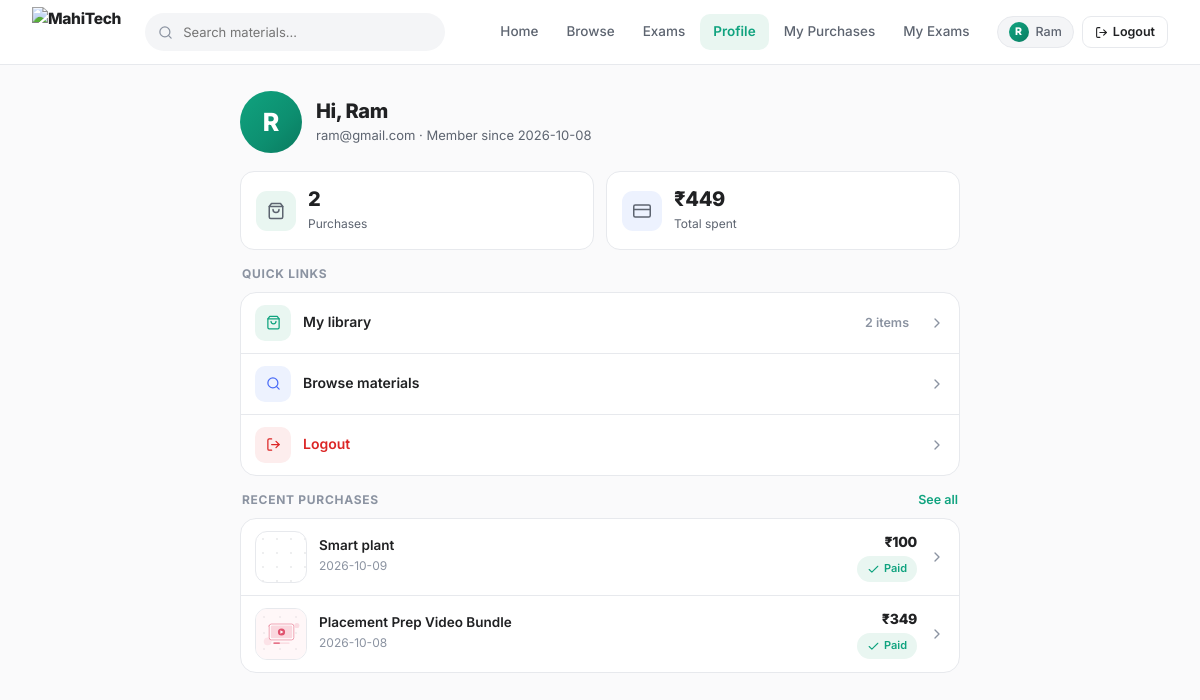
Screenshot of /profile (signed in) with the database file from the repository.
### tables this page shows
CREATE TABLE users (
    id          INTEGER PRIMARY KEY AUTOINCREMENT,
    username    TEXT    UNIQUE NOT NULL,
    email       TEXT    UNIQUE NOT NULL,
    password    TEXT    NOT NULL,
    created_at  TEXT    DEFAULT (datetime('now', 'localtime'))
);

CREATE TABLE purchases (
    id            INTEGER PRIMARY KEY AUTOINCREMENT,
    user_id       INTEGER NOT NULL REFERENCES users(id)    ON DELETE CASCADE,
    product_id    INTEGER          REFERENCES products(id) ON DELETE SET NULL,
    product_title TEXT    NOT NULL DEFAULT '',
    amount        REAL    NOT NULL DEFAULT 0,
    payment_id    TEXT,
    order_id      TEXT,
    status        TEXT    NOT NULL DEFAULT 'paid',
    created_at    TEXT    DEFAULT (datetime('now', 'localtime'))
);

### app.py (the view)
@app.route("/profile")
@login_required
def profile():
    user = models.get_user_by_id(session["user_id"])
    purchases = models.get_user_purchases(session["user_id"])
    return render_template("profile.html", user=user, purchases=purchases,
                           total_spent=sum(p["amount"] for p in purchases))

### app.py (called while the page is built)
def is_admin():
    return bool(session.get("is_admin"))

def login_required(f):
    @wraps(f)
    def wrapper(*args, **kwargs):
        if is_admin() and not session.get("user_id"):
            flash("You are logged in as admin — manage the store from the Admin panel.", "info")
            return redirect(url_for("admin_profile"))
        if not session.get("user_id"):
            flash("Please log in to continue.", "error")
            return redirect(url_for("login", next=request.path))
        return f(*args, **kwargs)
    return wrapper

@app.template_filter("thumb_url")
def thumb_url(value):
    if not value:
        return ""
    if value.startswith("http"):
        if "/image/upload/" in value and "f_auto" not in value:
            return value.replace("/image/upload/", "/image/upload/f_auto,q_auto/")
        return value
    return url_for("static", filename=f"uploads/thumbnails/{value}")

@app.context_processor
def inject_globals():
    return {
        "categories": Config.CATEGORIES,
        "is_admin": is_admin(),
        "demo_mode": Config.DEMO_MODE,
    }

@app.template_filter("inr")
def inr(value):
    try:
        v = float(value)
    except (TypeError, ValueError):
        return value
    return f"{int(v):,}" if v == int(v) else f"{v:,.2f}"

### models.py (called while the page is built)
def get_db():
    conn = sqlite3.connect(Config.DATABASE)
    conn.row_factory = sqlite3.Row
    conn.execute("PRAGMA foreign_keys = ON")
    return conn

def get_user_by_id(user_id):
    conn = get_db()
    row = conn.execute("SELECT * FROM users WHERE id = ?", (user_id,)).fetchone()
    conn.close()
    return row

def get_user_purchases(user_id):
    conn = get_db()
    rows = conn.execute(
        """SELECT pu.*, pr.category, pr.content_type, pr.thumbnail
           FROM purchases pu LEFT JOIN products pr ON pr.id = pu.product_id
           WHERE pu.user_id = ? ORDER BY pu.id DESC""", (user_id,)).fetchall()
    conn.close()
    return rows

### templates/profile.html (shortened to what this page needs)
{% extends 'base.html' %}
{% from '_art.html' import media %}
{% block content %}
<div class="container">
  <div class="acct">
    <div class="profile">
      <span class="avatar">{{ (session.get('user_name') or 'U')[:1]|upper }}</span>
      <div>
        <h1>Hi, {{ session.get('user_name') }}</h1>
        <p>{{ user.email if user else 'Your learning overview' }}
           {% if user and user.created_at %} · Member since {{ user.created_at[:10] }}{% endif %}</p>
      </div>
    </div>
    <div class="stats">
      <div class="stat">
        <span class="stat-ic t-green"><svg class="ic"><use href="#i-bag"></use></svg></span>
        <div><b>{{ purchases|length }}</b><span>Purchases</span></div>
      </div>
      <div class="stat">
        <span class="stat-ic t-blue"><svg class="ic"><use href="#i-card"></use></svg></span>
        <div><b>₹{{ total_spent|inr }}</b><span>Total spent</span></div>
      </div>
    </div>
    <div class="list-title">Quick links</div>
    <div class="menu">
      <a href="{{ url_for('my_purchases') }}">
        <span class="mi t-green"><svg class="ic ic-s"><use href="#i-bag"></use></svg></span>
        <span class="lbl">My library</span>
        <span class="menu-val">{{ purchases|length }} item{{ 's' if purchases|length != 1 else '' }}</span>
        <svg class="ic go"><use href="#i-chevron-r"></use></svg>
      </a>
      <a href="{{ url_for('browse') }}">
        <span class="mi t-blue"><svg class="ic ic-s"><use href="#i-search"></use></svg></span>
        <span class="lbl">Browse materials</span>
        <svg class="ic go"><use href="#i-chevron-r"></use></svg>
      </a>
      <a href="{{ url_for('logout') }}" class="danger">
        <span class="mi" style="background:var(--error-soft);color:var(--error)"><svg class="ic ic-s"><use href="#i-logout"></use></svg></span>
        <span class="lbl">Logout</span>
        <svg class="ic go"><use href="#i-chevron-r"></use></svg>
      </a>
    </div>
    <div class="list-title">
      <span>Recent purchases</span>
      {% if purchases %}<a href="{{ url_for('my_purchases') }}">See all</a>{% endif %}
    </div>
    {% if purchases %}
      <div class="menu">
        {% for p in purchases[:6] %}
          <a class="row-item" href="{{ url_for('product', product_id=p.product_id) if p.product_id else '#' }}">
            <span class="row-art">{{ media(p) }}</span>
            <span class="row-main">
              <b>{{ p.product_title }}</b>
              <small>{{ p.created_at[:10] }}</small>
            </span>
            <span class="row-end">
              <b>₹{{ p.amount|inr }}</b>
              {% if p.product_id %}<span class="badge badge-green"><svg class="ic ic-xs"><use href="#i-check"></use></svg>Paid</span>
              {% else %}<span class="badge badge-amber">Removed</span>{% endif %}
            </span>
            <svg class="ic go"><use href="#i-chevron-r"></use></svg>
          </a>
        {% endfor %}
      </div>
    {% else %}
      <div class="empty">
        <svg class="empty-art" viewBox="0 0 160 110"><use href="#v-empty"></use></svg>
        <p>No purchases yet — explore the catalog to get started.</p>
        <a class="btn btn-p btn-sm" href="{{ url_for('browse') }}">Browse materials</a>
      </div>
    {% endif %}
  </div>
</div>
{% endblock %}

### templates/base.html (shortened to what this page needs)
<!DOCTYPE html>
<html lang="en">
<head>
</head>
<body>
{% include 'navbar.html' %}
<main>{% block content %}{% endblock %}</main>
</body>
</html>

### templates/_art.html (shortened to what this page needs)
{% macro media(p, zoom=False) -%}
  {%- if p.thumbnail -%}
    <img class="pm-img{% if zoom %} zoomable{% endif %}"
         src="{{ p.thumbnail|thumb_url }}"
         alt="{{ p.title }}" decoding="async"
         {% if zoom %}data-full="{{ p.thumbnail|thumb_url }}"{% endif %}
         onerror="this.style.display='none';if(this.parentElement)this.parentElement.classList.add('pm-broken')">
  {%- else -%}
    {%- set tint = {'Government Exams':'v-blue','Competitive Exams':'v-amber',
                    'Entrance Exams':'v-purple','Academic Preparation':'v-green',
                    'Career Preparation':'v-rose'}.get(p.category, 'v-green') -%}
    {%- set sym = 'v-video' if p.content_type == 'video' else ('v-both' if p.content_type == 'both' else 'v-doc') -%}
    <div class="art {{ tint }}">
      <svg class="art-svg" viewBox="0 0 160 110" aria-hidden="true"><use href="#{{ sym }}"></use></svg>
    </div>
  {%- endif -%}
{%- endmacro %}

### templates/navbar.html (shortened to what this page needs)
<header class="topbar">
  <div class="container topbar-in">
    <a class="brand" href="{{ url_for('home') }}" aria-label="MahiTech home">
      <img class="brand-logo" src="https://i.ibb.co/kswZFkMV/Glossy-Mahi-Tech-Graduate-Logo.png" alt="MahiTech">
    </a>
    <form class="nav-search" method="get" action="{{ url_for('browse') }}" role="search">
      <input class="inp" type="text" name="q"
             value="{{ request.args.get('q','') if request.endpoint == 'browse' else '' }}"
             placeholder="Search materials…" autocomplete="off" aria-label="Search materials">
    </form>
    <nav class="topnav" aria-label="Primary">
      <a href="{{ url_for('home') }}" class="{{ 'on' if request.endpoint=='home' }}">Home</a>
      <a href="{{ url_for('browse') }}" class="{{ 'on' if request.endpoint=='browse' }}">Browse</a>
      <a href="{{ url_for('exams_browse') }}" class="{{ 'on' if request.endpoint=='exams_browse' }}">Exams</a>
      {% if session.get('user_id') %}
        <a href="{{ url_for('profile') }}" class="{{ 'on' if request.endpoint=='profile' }}">Profile</a>
        <a href="{{ url_for('my_purchases') }}" class="{{ 'on' if request.endpoint=='my_purchases' }}">My Purchases</a>
        <a href="{{ url_for('my_exams') }}" class="{{ 'on' if request.endpoint in ('my_exams','exam_start','exam_take','exam_result') }}">My Exams</a>
      {% endif %}
    </nav>
    <div class="topacts">
      {% if is_admin %}
        <span class="pill"><svg class="ic ic-xs" style="color:#B45309"><use href="#i-shield"></use></svg>Admin</span>
        <a class="btn btn-sec btn-sm" href="{{ url_for('logout') }}">
          <svg class="ic ic-xs"><use href="#i-logout"></use></svg>Logout</a>
      {% elif session.get('user_id') %}
        <a class="pill pill-link" href="{{ url_for('profile') }}" title="Your account">
          <span class="pill-ava">{{ (session.get('user_name') or 'U')[:1]|upper }}</span>
          <span>{{ session.get('user_name') }}</span>
        </a>
        <a class="btn btn-sec btn-sm" href="{{ url_for('logout') }}">
          <svg class="ic ic-xs"><use href="#i-logout"></use></svg>Logout</a>
      {% else %}
        <a class="btn btn-ghost btn-sm" href="{{ url_for('login') }}">Login</a>
        <a class="btn btn-p btn-sm" href="{{ url_for('register') }}">
          <svg class="ic ic-xs"><use href="#i-user-plus"></use></svg>Get started</a>
      {% endif %}
    </div>
  </div>
</header>

### rows the page displays
users: get "Ram", email "ram@gmail.com", created_at "2026-10-08"
purchases: product_title "Smart plant", created_at "2026-10-09", amount|inr "100", shows "Paid"
purchases: product_title "Placement Prep Video Bundle", created_at "2026-10-08", amount|inr "349", shows "Paid"

### other values shown
{{ (session.get('user_name') or 'U')[:1]|upper }} "R"
{{ purchases|length }} "2"
{{ total_spent|inr }} "449"
{{ 's' if purchases|length != 1 else '' }} "s"
